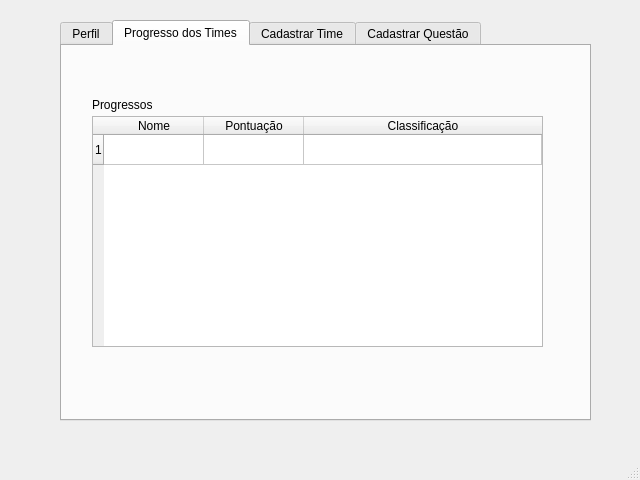
<?xml version="1.0" encoding="UTF-8"?>
<ui version="4.0">
 <class>MainWindow</class>
 <widget class="QMainWindow" name="MainWindow">
  <property name="geometry">
   <rect>
    <x>0</x>
    <y>0</y>
    <width>640</width>
    <height>480</height>
   </rect>
  </property>
  <property name="windowTitle">
   <string>MainWindow</string>
  </property>
  <widget class="QWidget" name="centralwidget">
   <widget class="QTabWidget" name="tabWidget">
    <property name="geometry">
     <rect>
      <x>60</x>
      <y>20</y>
      <width>531</width>
      <height>401</height>
     </rect>
    </property>
    <property name="currentIndex">
     <number>1</number>
    </property>
    <widget class="QWidget" name="tab">
     <attribute name="title">
      <string>Perfil</string>
     </attribute>
     <widget class="QWidget" name="verticalLayoutWidget_2">
      <property name="geometry">
       <rect>
        <x>80</x>
        <y>40</y>
        <width>411</width>
        <height>201</height>
       </rect>
      </property>
      <layout class="QVBoxLayout" name="verticalLayout_2">
       <item>
        <widget class="QLineEdit" name="lineEdit_1"/>
       </item>
       <item>
        <widget class="QLineEdit" name="lineEdit_3"/>
       </item>
       <item>
        <widget class="QLineEdit" name="lineEdit_4"/>
       </item>
       <item>
        <widget class="QLineEdit" name="lineEdit_5"/>
       </item>
      </layout>
     </widget>
     <widget class="QWidget" name="verticalLayoutWidget">
      <property name="geometry">
       <rect>
        <x>20</x>
        <y>40</y>
        <width>81</width>
        <height>201</height>
       </rect>
      </property>
      <layout class="QVBoxLayout" name="verticalLayout">
       <item>
        <widget class="QLabel" name="label">
         <property name="text">
          <string>SIAPE</string>
         </property>
        </widget>
       </item>
       <item>
        <widget class="QLabel" name="label_2">
         <property name="text">
          <string>Nome</string>
         </property>
        </widget>
       </item>
       <item>
        <widget class="QLabel" name="label_3">
         <property name="text">
          <string>Email</string>
         </property>
        </widget>
       </item>
       <item>
        <widget class="QLabel" name="label_5">
         <property name="text">
          <string>Senha</string>
         </property>
        </widget>
       </item>
      </layout>
     </widget>
     <widget class="QPushButton" name="pushButton">
      <property name="geometry">
       <rect>
        <x>400</x>
        <y>240</y>
        <width>89</width>
        <height>25</height>
       </rect>
      </property>
      <property name="text">
       <string>Atualizar</string>
      </property>
     </widget>
     <widget class="QWidget" name="verticalLayoutWidget_3">
      <property name="geometry">
       <rect>
        <x>20</x>
        <y>290</y>
        <width>165</width>
        <height>61</height>
       </rect>
      </property>
      <layout class="QVBoxLayout" name="verticalLayout_3">
       <item>
        <widget class="QLabel" name="label_6">
         <property name="text">
          <string>Exercicíos Cadastrados: </string>
         </property>
        </widget>
       </item>
       <item>
        <widget class="QLabel" name="label_7">
         <property name="text">
          <string>Times Cadastrados: </string>
         </property>
        </widget>
       </item>
      </layout>
     </widget>
     <widget class="QWidget" name="verticalLayoutWidget_4">
      <property name="geometry">
       <rect>
        <x>180</x>
        <y>290</y>
        <width>101</width>
        <height>61</height>
       </rect>
      </property>
      <layout class="QVBoxLayout" name="verticalLayout_4">
       <item>
        <widget class="QLabel" name="label_9">
         <property name="text">
          <string>&lt;quantidade&gt;</string>
         </property>
        </widget>
       </item>
       <item>
        <widget class="QLabel" name="label_10">
         <property name="text">
          <string>&lt;quantidade&gt;</string>
         </property>
        </widget>
       </item>
      </layout>
     </widget>
     <widget class="QLabel" name="label_4">
      <property name="geometry">
       <rect>
        <x>20</x>
        <y>20</y>
        <width>111</width>
        <height>17</height>
       </rect>
      </property>
      <property name="text">
       <string>Dados Pessoais</string>
      </property>
     </widget>
    </widget>
    <widget class="QWidget" name="tab_3">
     <attribute name="title">
      <string>Progresso dos Times</string>
     </attribute>
     <widget class="QLabel" name="label_8">
      <property name="geometry">
       <rect>
        <x>30</x>
        <y>50</y>
        <width>101</width>
        <height>17</height>
       </rect>
      </property>
      <property name="text">
       <string>Progressos</string>
      </property>
     </widget>
     <widget class="QTableWidget" name="tableWidget">
      <property name="geometry">
       <rect>
        <x>30</x>
        <y>70</y>
        <width>451</width>
        <height>231</height>
       </rect>
      </property>
      <attribute name="horizontalHeaderStretchLastSection">
       <bool>true</bool>
      </attribute>
      <attribute name="verticalHeaderCascadingSectionResizes">
       <bool>false</bool>
      </attribute>
      <attribute name="verticalHeaderHighlightSections">
       <bool>true</bool>
      </attribute>
      <row>
       <property name="text">
        <string>1</string>
       </property>
      </row>
      <column>
       <property name="text">
        <string>Nome</string>
       </property>
      </column>
      <column>
       <property name="text">
        <string>Pontuação</string>
       </property>
      </column>
      <column>
       <property name="text">
        <string>Classificação</string>
       </property>
      </column>
     </widget>
    </widget>
    <widget class="QWidget" name="tab_2">
     <attribute name="title">
      <string>Cadastrar Time</string>
     </attribute>
     <widget class="QWidget" name="verticalLayoutWidget_5">
      <property name="geometry">
       <rect>
        <x>130</x>
        <y>70</y>
        <width>361</width>
        <height>81</height>
       </rect>
      </property>
      <layout class="QVBoxLayout" name="verticalLayout_5">
       <item>
        <widget class="QLineEdit" name="lineEdit_2"/>
       </item>
       <item>
        <widget class="QLineEdit" name="lineEdit"/>
       </item>
      </layout>
     </widget>
     <widget class="QWidget" name="verticalLayoutWidget_6">
      <property name="geometry">
       <rect>
        <x>20</x>
        <y>70</y>
        <width>111</width>
        <height>81</height>
       </rect>
      </property>
      <layout class="QVBoxLayout" name="verticalLayout_6">
       <item>
        <widget class="QLabel" name="label_11">
         <property name="text">
          <string>Nome do Time</string>
         </property>
        </widget>
       </item>
       <item>
        <widget class="QLabel" name="label_12">
         <property name="text">
          <string>Componentes</string>
         </property>
        </widget>
       </item>
      </layout>
     </widget>
     <widget class="QPushButton" name="pushButton_2">
      <property name="geometry">
       <rect>
        <x>368</x>
        <y>310</y>
        <width>121</width>
        <height>25</height>
       </rect>
      </property>
      <property name="text">
       <string>Cadastrar Time</string>
      </property>
     </widget>
     <widget class="QPushButton" name="pushButton_3">
      <property name="geometry">
       <rect>
        <x>180</x>
        <y>160</y>
        <width>211</width>
        <height>25</height>
       </rect>
      </property>
      <property name="text">
       <string>Adicionar outro componente</string>
      </property>
     </widget>
     <widget class="QLabel" name="label_13">
      <property name="geometry">
       <rect>
        <x>30</x>
        <y>220</y>
        <width>171</width>
        <height>71</height>
       </rect>
      </property>
      <property name="text">
       <string>&lt;componentes add&gt;</string>
      </property>
     </widget>
    </widget>
    <widget class="QWidget" name="tab_4">
     <attribute name="title">
      <string>Cadastrar Questão</string>
     </attribute>
     <widget class="QPlainTextEdit" name="plainTextEdit">
      <property name="geometry">
       <rect>
        <x>40</x>
        <y>220</y>
        <width>450</width>
        <height>70</height>
       </rect>
      </property>
      <property name="maximumSize">
       <size>
        <width>450</width>
        <height>70</height>
       </size>
      </property>
     </widget>
     <widget class="QLabel" name="label_14">
      <property name="geometry">
       <rect>
        <x>40</x>
        <y>150</y>
        <width>161</width>
        <height>17</height>
       </rect>
      </property>
      <property name="text">
       <string>Visibilidade da questão:</string>
      </property>
     </widget>
     <widget class="QLabel" name="label_15">
      <property name="geometry">
       <rect>
        <x>40</x>
        <y>39</y>
        <width>222</width>
        <height>20</height>
       </rect>
      </property>
      <property name="text">
       <string>Nome da questão</string>
      </property>
     </widget>
     <widget class="QCheckBox" name="checkBox">
      <property name="geometry">
       <rect>
        <x>210</x>
        <y>150</y>
        <width>86</width>
        <height>22</height>
       </rect>
      </property>
      <property name="text">
       <string>Visible</string>
      </property>
     </widget>
     <widget class="QSpinBox" name="spinBox">
      <property name="geometry">
       <rect>
        <x>350</x>
        <y>110</y>
        <width>91</width>
        <height>27</height>
       </rect>
      </property>
      <property name="alignment">
       <set>Qt::AlignCenter</set>
      </property>
      <property name="minimum">
       <number>500</number>
      </property>
      <property name="maximum">
       <number>9999</number>
      </property>
      <property name="singleStep">
       <number>1000</number>
      </property>
     </widget>
     <widget class="QLabel" name="label_16">
      <property name="geometry">
       <rect>
        <x>40</x>
        <y>190</y>
        <width>161</width>
        <height>17</height>
       </rect>
      </property>
      <property name="text">
       <string>Descrição</string>
      </property>
     </widget>
     <widget class="QLineEdit" name="lineEdit_6">
      <property name="geometry">
       <rect>
        <x>40</x>
        <y>60</y>
        <width>351</width>
        <height>29</height>
       </rect>
      </property>
     </widget>
     <widget class="QLabel" name="label_17">
      <property name="geometry">
       <rect>
        <x>410</x>
        <y>40</y>
        <width>101</width>
        <height>20</height>
       </rect>
      </property>
      <property name="text">
       <string>ID da questão</string>
      </property>
     </widget>
     <widget class="QPushButton" name="pushButton_4">
      <property name="geometry">
       <rect>
        <x>200</x>
        <y>320</y>
        <width>141</width>
        <height>31</height>
       </rect>
      </property>
      <property name="text">
       <string>Cadastrar</string>
      </property>
     </widget>
     <widget class="QLabel" name="label_18">
      <property name="geometry">
       <rect>
        <x>420</x>
        <y>60</y>
        <width>71</width>
        <height>31</height>
       </rect>
      </property>
      <property name="text">
       <string>ID</string>
      </property>
      <property name="alignment">
       <set>Qt::AlignCenter</set>
      </property>
     </widget>
     <widget class="QLabel" name="label_19">
      <property name="geometry">
       <rect>
        <x>40</x>
        <y>110</y>
        <width>301</width>
        <height>20</height>
       </rect>
      </property>
      <property name="text">
       <string>Time limite para execução em millisegundos:</string>
      </property>
     </widget>
    </widget>
   </widget>
  </widget>
  <widget class="QMenuBar" name="menubar">
   <property name="geometry">
    <rect>
     <x>0</x>
     <y>0</y>
     <width>640</width>
     <height>22</height>
    </rect>
   </property>
  </widget>
  <widget class="QStatusBar" name="statusbar"/>
 </widget>
 <resources/>
 <connections/>
</ui>
